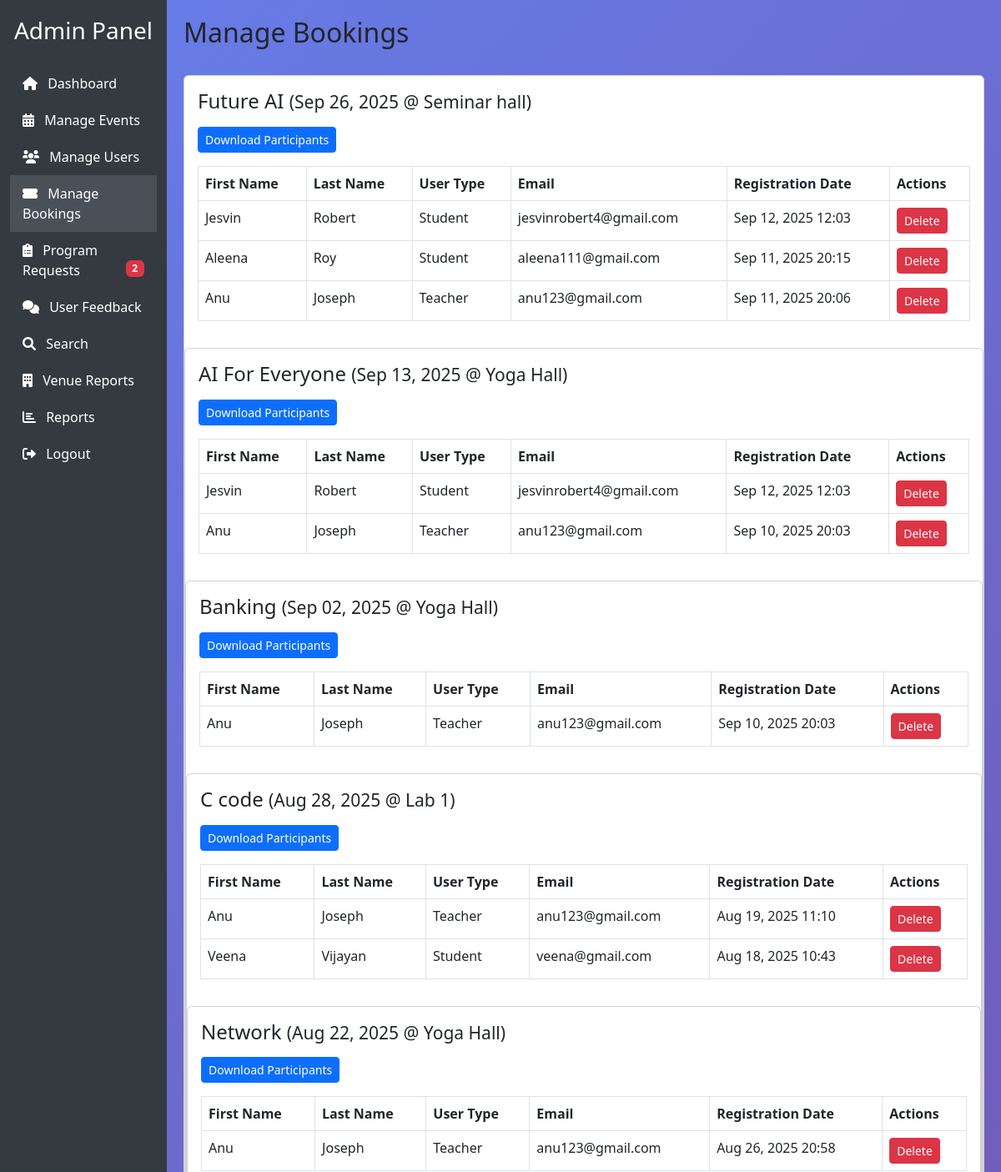
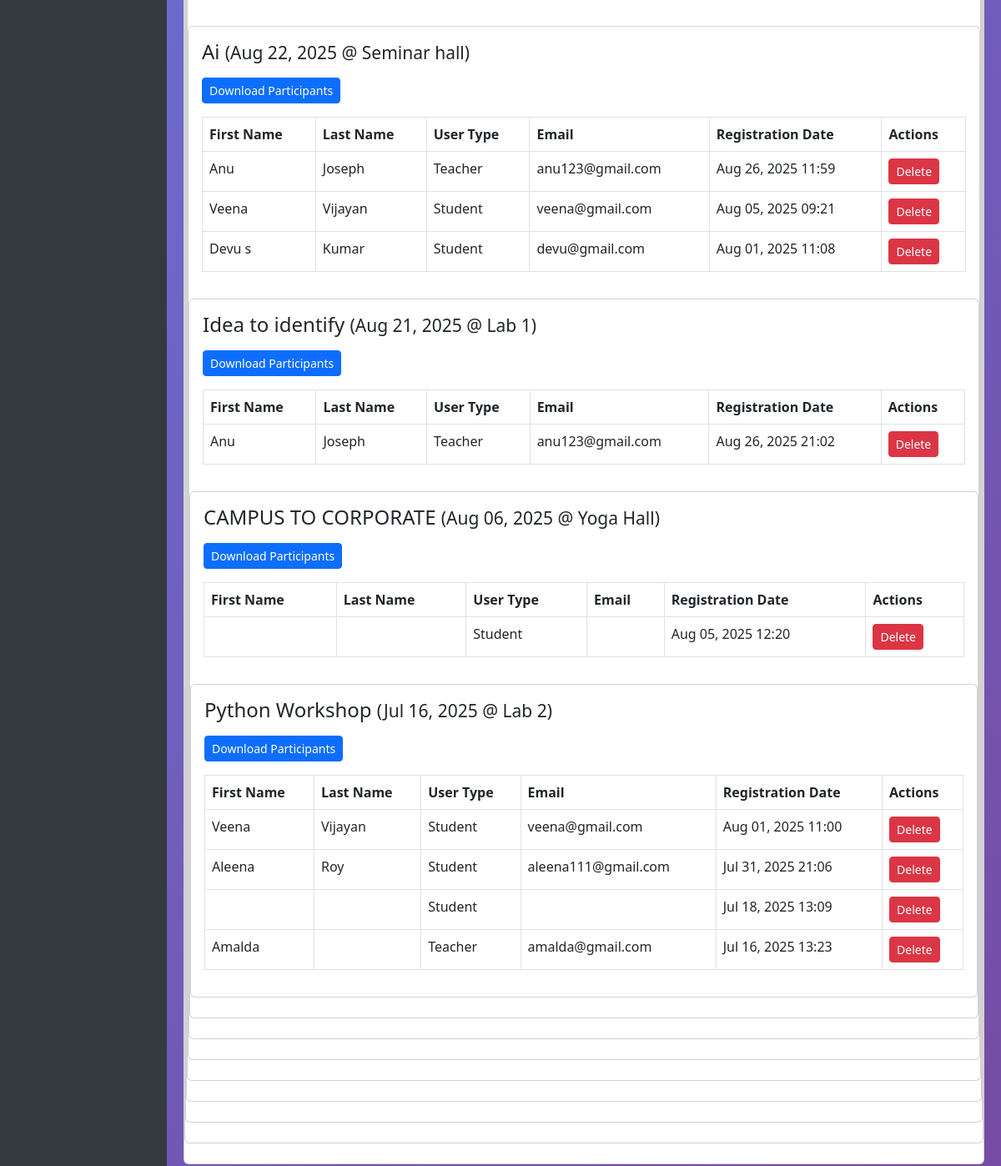
The page /manage_bookings.php (signed in) on the database its author committed (2 pictures, top to bottom).
### tables this page shows
CREATE TABLE `registrations` (
  `registration_id` int(11) NOT NULL,
  `event_id` int(11) NOT NULL,
  `user_type` enum('student','teacher') NOT NULL,
  `user_id` int(11) NOT NULL,
  `registration_date` datetime DEFAULT current_timestamp()
);

CREATE TABLE `events` (
  `event_id` int(11) NOT NULL,
  `title` varchar(100) NOT NULL,
  `description` text DEFAULT NULL,
  `event_date` date NOT NULL,
  `event_time` time NOT NULL,
  `venue` varchar(100) DEFAULT NULL,
  `created_by_user_type` enum('admin','teacher','student') NOT NULL,
  `created_by_user_id` int(11) NOT NULL,
  `duration` int(11) DEFAULT 60
);

### manage_bookings.php (the view, shortened to what this page needs)
<?php
$conn = new mysqli('localhost', 'root', '', 'event_management');
$bookings = $conn->query("SELECT r.*, e.event_id, e.title, e.event_date, e.venue,
    CASE WHEN r.user_type = 'student' THEN s.first_name WHEN r.user_type = 'teacher' THEN t.first_name ELSE '' END as user_first_name,
    CASE WHEN r.user_type = 'student' THEN s.last_name WHEN r.user_type = 'teacher' THEN t.last_name ELSE '' END as user_last_name,
    CASE WHEN r.user_type = 'student' THEN s.email WHEN r.user_type = 'teacher' THEN t.email ELSE '' END as user_email
    FROM registrations r
    JOIN events e ON r.event_id = e.event_id
    LEFT JOIN students s ON r.user_type = 'student' AND r.user_id = s.student_id
    LEFT JOIN teachers t ON r.user_type = 'teacher' AND r.user_id = t.teacher_id
    ORDER BY e.event_date DESC, r.registration_date DESC");
?>
<?php
$activePage = 'bookings';
include __DIR__ . '/includes/admin_layout_start.php';
?>
<div class="d-flex justify-content-between align-items-center mb-4">
    <h2>Manage Bookings</h2>
</div>
<?php
$currentEventId = null;
while ($row = $bookings->fetch_assoc()):
    if ($currentEventId !== $row['event_id']):
        if ($currentEventId !== null) {
            echo "</tbody></table></div></div>";
        }
        echo '<div class="card mb-4"><div class="card-body">';
        echo '<h4 class="mb-3">' . htmlspecialchars($row['title']) .
             ' <small>(' . date('M d, Y', strtotime($row['event_date'])) .
             ' @ ' . htmlspecialchars($row['venue']) . ')</small></h4>';
        echo '<a href="download_participants.php?event_id=' . $row['event_id'] . '"
                class="btn btn-primary btn-sm mb-3" target="_blank">Download Participants</a>';
        echo '<div class="table-responsive"><table class="table table-bordered">';
        echo '<thead>
                <tr>
                    <th>First Name</th>
                    <th>Last Name</th>
                    <th>User Type</th>
                    <th>Email</th>
                    <th>Registration Date</th>
                    <th>Actions</th>
                </tr>
              </thead><tbody>';
        $currentEventId = $row['event_id'];
    endif;
    ?>
    <tr>
        <td><?php echo htmlspecialchars($row['user_first_name']); ?></td>
        <td><?php echo htmlspecialchars($row['user_last_name']); ?></td>
        <td><?php echo htmlspecialchars(ucfirst($row['user_type'])); ?></td>
        <td><?php echo htmlspecialchars($row['user_email']); ?></td>
        <td><?php echo date('M d, Y H:i', strtotime($row['registration_date'])); ?></td>
        <td>
            <a href="manage_bookings.php?delete=<?php echo $row['registration_id']; ?>"
               class="btn btn-danger btn-sm"
               onclick="return confirm('Delete this booking?');">Delete</a>
        </td>
    </tr>
<?php endwhile;
if ($currentEventId !== null) {
    echo "</tbody></table></div></div>";
}
?>
<?php include __DIR__ . '/includes/admin_layout_end.php'; ?>

### includes/admin_layout_start.php (shortened to what this page needs)
<!DOCTYPE html>
<html lang="en">
<head>
    <link href="https://cdn.jsdelivr.net/npm/bootstrap@5.3.0/dist/css/bootstrap.min.css" rel="stylesheet">
    <link rel="stylesheet" href="https://cdnjs.cloudflare.com/ajax/libs/font-awesome/6.0.0/css/all.min.css">
</head>
<body>
<div class="container-fluid">
    <div class="row">
        <?php include __DIR__ . '/admin_sidebar.php'; ?>
        <div class="col-md-9 col-lg-10 main-content">

### includes/admin_sidebar.php (shortened to what this page needs)
<?php
$conn = new mysqli('localhost', 'root', '', 'event_management');
$pendingCount = 0;
$pendingResult = $conn->query("SELECT COUNT(*) as count FROM event_requests WHERE status = 'pending'");
if ($pendingResult && $pendingResult->num_rows > 0) {
    $pendingCount = $pendingResult->fetch_assoc()['count'];
}
?>
<div class="col-md-3 col-lg-2 sidebar">
    <h3 class="text-white text-center mb-4">Admin Panel</h3>
    <nav>
        <a href="admin_dashboard.php" class="<?php echo $activePage === 'dashboard' ? 'active' : ''; ?>"><i class="fas fa-home me-2"></i> Dashboard</a>
        <a href="manage_events.php" class="<?php echo $activePage === 'events' ? 'active' : ''; ?>"><i class="fas fa-calendar-alt me-2"></i> Manage Events</a>
        <a href="manage_users.php" class="<?php echo $activePage === 'users' ? 'active' : ''; ?>"><i class="fas fa-users me-2"></i> Manage Users</a>
        <a href="manage_bookings.php" class="<?php echo $activePage === 'bookings' ? 'active' : ''; ?>"><i class="fas fa-ticket-alt me-2"></i> Manage Bookings</a>
        <a href="program_requests.php" class="<?php echo $activePage === 'program_requests' ? 'active' : ''; ?>">
            <i class="fas fa-clipboard-list me-2"></i> Program Requests
            <?php if ($pendingCount > 0): ?>
                <span class="badge bg-danger float-end"><?php echo $pendingCount; ?></span>
            <?php endif; ?>
        </a>
        <a href="view_all_feedback.php" class="<?php echo $activePage === 'feedback' ? 'active' : ''; ?>"><i class="fas fa-comments me-2"></i> User Feedback</a>
        <a href="search.php"><i class="fas fa-search me-2"></i> Search</a>
        <a href="venue_reports.php"><i class="fas fa-building me-2"></i> Venue Reports</a>
        <a href="reports.php" class="<?php echo $activePage === 'reports' ? 'active' : ''; ?>"><i class="fas fa-chart-bar me-2"></i> Reports</a>
        <a href="logout.php"><i class="fas fa-sign-out-alt me-2"></i> Logout</a>
    </nav>
</div>

### includes/admin_layout_end.php (shortened to what this page needs)
        </div>
    </div>
</div>
</body>
</html>

### includes/admin_layout_start.php (style rules this page uses)
.sidebar { min-height: 100vh; background-color: #343a40; padding-top: 20px; }
.sidebar a { color: #fff; text-decoration: none; padding: 10px 15px; display: block; }
.sidebar a:hover, .sidebar a.active { background-color: #495057; }
.main-content { padding: 20px; }
.card { margin-bottom: 20px; }
body { background: linear-gradient(135deg, #667eea 0%, #764ba2 100%); }

### rows shown on the page
registrations: event.title "Future AI", event.event_date "Sep 26, 2025", event.venue "Seminar hall", user_first_name "Jesvin", user_last_name "Robert", user_type "Student", user_email "jesvinrobert4@gmail.com", registration_date "Sep 12, 2025 12:03"
registrations: user_first_name "Aleena", user_last_name "Roy", user_type "Student", user_email "aleena111@gmail.com", registration_date "Sep 11, 2025 20:15"
registrations: user_first_name "Anu", user_last_name "Joseph", user_type "Teacher", user_email "anu123@gmail.com", registration_date "Sep 11, 2025 20:06"
registrations: event.title "AI For Everyone", event.event_date "Sep 13, 2025", event.venue "Yoga Hall", user_first_name "Jesvin", user_last_name "Robert", user_type "Student", user_email "jesvinrobert4@gmail.com", registration_date "Sep 12, 2025 12:03"
registrations: user_first_name "Anu", user_last_name "Joseph", user_type "Teacher", user_email "anu123@gmail.com", registration_date "Sep 10, 2025 20:03"
registrations: event.title "Banking", event.event_date "Sep 02, 2025", event.venue "Yoga Hall", user_first_name "Anu", user_last_name "Joseph", user_type "Teacher", user_email "anu123@gmail.com", registration_date "Sep 10, 2025 20:03"
registrations: event.title "C code", event.event_date "Aug 28, 2025", event.venue "Lab 1", user_first_name "Anu", user_last_name "Joseph", user_type "Teacher", user_email "anu123@gmail.com", registration_date "Aug 19, 2025 11:10"
registrations: user_first_name "Veena", user_last_name "Vijayan", user_type "Student", user_email "veena@gmail.com", registration_date "Aug 18, 2025 10:43"
registrations: event.title "Network", event.event_date "Aug 22, 2025", event.venue "Yoga Hall", user_first_name "Anu", user_last_name "Joseph", user_type "Teacher", user_email "anu123@gmail.com", registration_date "Aug 26, 2025 20:58"
registrations: event.title "Ai", event.event_date "Aug 22, 2025", event.venue "Seminar hall", user_first_name "Anu", user_last_name "Joseph", user_type "Teacher", user_email "anu123@gmail.com", registration_date "Aug 26, 2025 11:59"
registrations: user_first_name "Veena", user_last_name "Vijayan", user_type "Student", user_email "veena@gmail.com", registration_date "Aug 05, 2025 09:21"
registrations: user_first_name "Devu s", user_last_name "Kumar", user_type "Student", user_email "devu@gmail.com", registration_date "Aug 01, 2025 11:08"
registrations: event.title "Idea to identify", event.event_date "Aug 21, 2025", event.venue "Lab 1", user_first_name "Anu", user_last_name "Joseph", user_type "Teacher", user_email "anu123@gmail.com", registration_date "Aug 26, 2025 21:02"
registrations: event.title "CAMPUS TO CORPORATE", event.event_date "Aug 06, 2025", event.venue "Yoga Hall", user_type "Student", registration_date "Aug 05, 2025 12:20"
registrations: event.title "Python Workshop", event.event_date "Jul 16, 2025", event.venue "Lab 2", user_first_name "Veena", user_last_name "Vijayan", user_type "Student", user_email "veena@gmail.com", registration_date "Aug 01, 2025 11:00"
registrations: user_first_name "Aleena", user_last_name "Roy", user_type "Student", user_email "aleena111@gmail.com", registration_date "Jul 31, 2025 21:06"
registrations: user_type "Student", registration_date "Jul 18, 2025 13:09"
registrations: user_first_name "Amalda", user_type "Teacher", user_email "amalda@gmail.com", registration_date "Jul 16, 2025 13:23"

### other values the page prints
$pendingCount "2"
